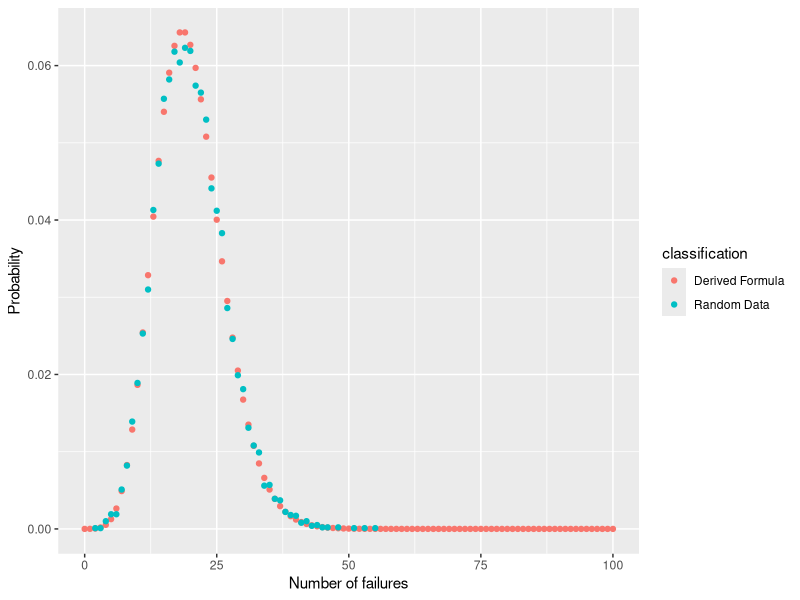

This figure's R source:
#Q3 (b)
install.packages("ggplot2")
library("ggplot2")

#returned the number of failures before the nth success
set.seed(42)
random=rnbinom(10000,20,0.5)
nb_data=table(random)
nb_data=data.frame(nb_data,stringsAsFactors=FALSE)
i=1
percent=c()
classification=c()
l=length(nb_data[,1])

#length(nb_data[,1])can determine the maximum value of i
l=length(nb_data[,1])
while(i<=l){
  percentage=nb_data[i,2]/10000
  percent=c(percent,percentage)
  classification=c('Random Data')
  i=i+1
}
nb_data=data.frame(nb_data,percent,classification)

#Derived probability mass function
#As the question's requirement, The number of failures is from 0 to 100
#so the range of sum of successes and failures is from 20 to 120
#My derived pdf is P(X=k;r;p)=(k-1)C(r-1)*p^r*(1-p)^(k-r)
#However,k is the sum of successes and failures, so k=failure+20
failure=0
r=20
p=0.5
pdf_failure=c()
pdf_percent=c()
class=c()
while(failure<=100){
  k=failure+20
  pdf_percentage=(factorial(k-1))/(factorial(k-r)*factorial(r-1))*(p^r)*p^(k-r)
  pdf_percent=c(pdf_percent,pdf_percentage)
  pdf_failure=c(pdf_failure,failure)
  class=c('Derived Formula')
  failure=failure+1
}

nb_pdf=data.frame(pdf_failure,pdf_percent,class)

#Combine two dataframes and plot the graph
names(nb_pdf)=c("random","percent","classification")
nb_data=nb_data[,-2]
com_data=rbind(nb_pdf,nb_data)
com_data$random=as.numeric(com_data$random)
ggp=ggplot(data=com_data)+
  geom_point(mapping=aes(x=random,y=percent,color=classification))+
  labs(x='Number of failures',y='Probability')
print(ggp)


#Q3 (d)

#This is a binomial distribution situation. 
#rbinom(n, size, r) simulates n times of hit times of the cat within 104 weeks
set.seed(104)
hit_time=rbinom(100000,104,0.05)
hit=data.frame(table(hit_time))

#Calculate the proportion of n times hits within 104 weeks
f=1
l_d=length(hit[,1])
d_proportion=c()
while(f<=l_d){
  d_proportion=c(d_proportion,hit[f,2]/100000)
  f=f+1
}
hit=data.frame(hit,d_proportion)

#One life, can die 0 times
one_life=hit[1,3]
#Two lives, can die 1 or fewer times
two_lives=hit[2,3]+one_life
#Three lives, can die 2 or fewer times
three_lives=hit[3,3]+two_lives
#Four lives, can die 3 or fewer times
four_lives=hit[4,3]+three_lives
#Five lives, can die 4 or fewer times
five_lives=hit[5,3]+four_lives
#Six lives, can die 5 or fewer times
six_lives=hit[6,3]+five_lives
#Severn lives, can die 6 or fewer times
seven_lives=hit[7,3]+six_lives
#Eight lives, can die 7 or fewer times
eight_lives=hit[8,3]+seven_lives
#Nine lives, can die 8 or fewer times
nine_lives=hit[9,3]+eight_lives

#Print out results
print(one_life)
print(two_lives)
print(three_lives)
print(four_lives)
print(five_lives)
print(six_lives)
print(seven_lives)
print(eight_lives)
print(nine_lives)

#(d) Alternative solution

#one life. 
#The following code describes the likelihood of most 104-1=103 failures before
#first hit, which means he will be hit at least in 104th week
p_1 = pnbinom(103,1,0.05)
#1-p_1 should be the answer since he needs to live at least 104 weeks
print(1-p_1)

#Nine lives.
#Same idea as before. The first parameter inside pnbinom should be 104-9=95
p_9=pnbinom(95,9,0.05)
print(1-p_9)